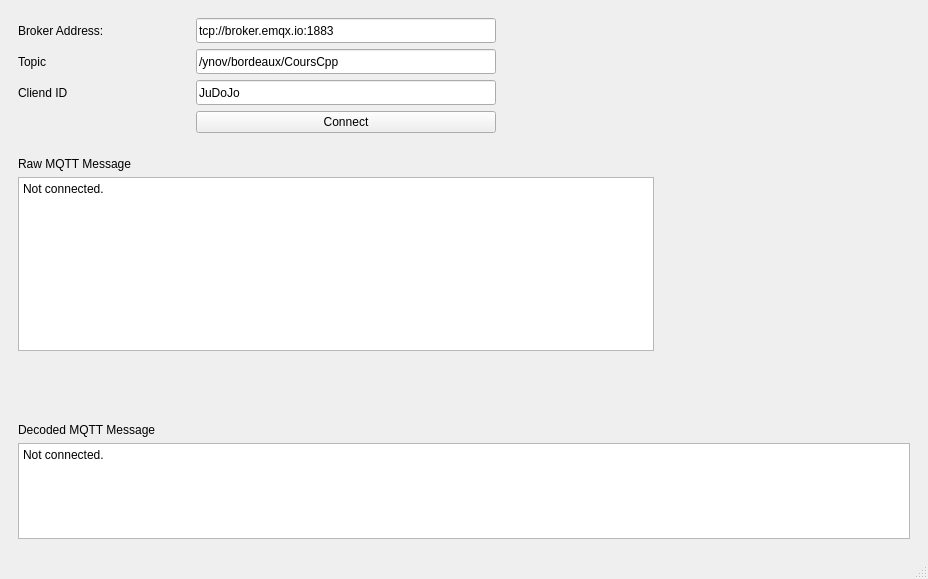
<?xml version="1.0" encoding="UTF-8"?>
<ui version="4.0">
 <class>BaseWindow</class>
 <widget class="QMainWindow" name="BaseWindow">
  <property name="geometry">
   <rect>
    <x>0</x>
    <y>0</y>
    <width>928</width>
    <height>579</height>
   </rect>
  </property>
  <property name="windowTitle">
   <string>Base</string>
  </property>
  <widget class="QWidget" name="centralwidget">
   <layout class="QGridLayout" name="gridLayout_3">
    <item row="0" column="0">
     <widget class="QWidget" name="widgetMqttSettings" native="true">
      <layout class="QGridLayout" name="gridLayout">
       <item row="2" column="2">
        <widget class="QLineEdit" name="lineEditClientId">
         <property name="minimumSize">
          <size>
           <width>300</width>
           <height>25</height>
          </size>
         </property>
         <property name="text">
          <string>JuDoJo</string>
         </property>
        </widget>
       </item>
       <item row="1" column="2">
        <widget class="QLineEdit" name="lineEditTopic">
         <property name="minimumSize">
          <size>
           <width>300</width>
           <height>25</height>
          </size>
         </property>
         <property name="text">
          <string>/ynov/bordeaux/CoursCpp</string>
         </property>
        </widget>
       </item>
       <item row="1" column="1">
        <spacer name="horizontalSpacerTopic">
         <property name="orientation">
          <enum>Qt::Horizontal</enum>
         </property>
         <property name="sizeHint" stdset="0">
          <size>
           <width>58</width>
           <height>20</height>
          </size>
         </property>
        </spacer>
       </item>
       <item row="1" column="0">
        <widget class="QLabel" name="labelTopic">
         <property name="text">
          <string>Topic</string>
         </property>
        </widget>
       </item>
       <item row="0" column="2">
        <widget class="QLineEdit" name="lineEditBroker">
         <property name="minimumSize">
          <size>
           <width>220</width>
           <height>25</height>
          </size>
         </property>
         <property name="text">
          <string>tcp://broker.emqx.io:1883</string>
         </property>
        </widget>
       </item>
       <item row="3" column="0" colspan="2">
        <spacer name="horizontalSpacer_2">
         <property name="orientation">
          <enum>Qt::Horizontal</enum>
         </property>
         <property name="sizeHint" stdset="0">
          <size>
           <width>40</width>
           <height>20</height>
          </size>
         </property>
        </spacer>
       </item>
       <item row="2" column="0">
        <widget class="QLabel" name="labelClientId">
         <property name="text">
          <string>Cliend ID</string>
         </property>
        </widget>
       </item>
       <item row="3" column="2">
        <widget class="QPushButton" name="pushButton_2">
         <property name="text">
          <string>Connect</string>
         </property>
        </widget>
       </item>
       <item row="0" column="1">
        <spacer name="horizontalSpacerBroker">
         <property name="orientation">
          <enum>Qt::Horizontal</enum>
         </property>
         <property name="sizeHint" stdset="0">
          <size>
           <width>77</width>
           <height>20</height>
          </size>
         </property>
        </spacer>
       </item>
       <item row="0" column="0">
        <widget class="QLabel" name="labelBroker">
         <property name="text">
          <string>Broker Address: </string>
         </property>
        </widget>
       </item>
       <item row="2" column="1">
        <spacer name="horizontalSpacerClientId">
         <property name="orientation">
          <enum>Qt::Horizontal</enum>
         </property>
         <property name="sizeHint" stdset="0">
          <size>
           <width>58</width>
           <height>20</height>
          </size>
         </property>
        </spacer>
       </item>
      </layout>
     </widget>
    </item>
    <item row="0" column="1">
     <spacer name="horizontalSpacer">
      <property name="orientation">
       <enum>Qt::Horizontal</enum>
      </property>
      <property name="sizeHint" stdset="0">
       <size>
        <width>40</width>
        <height>20</height>
       </size>
      </property>
     </spacer>
    </item>
    <item row="1" column="0" colspan="2">
     <widget class="QWidget" name="widget" native="true">
      <layout class="QGridLayout" name="gridLayout_2">
       <item row="2" column="0" rowspan="2">
        <widget class="QPlainTextEdit" name="plainTextEditRawMessage">
         <property name="minimumSize">
          <size>
           <width>400</width>
           <height>130</height>
          </size>
         </property>
         <property name="readOnly">
          <bool>true</bool>
         </property>
         <property name="plainText">
          <string>Not connected.
</string>
         </property>
        </widget>
       </item>
       <item row="3" column="1">
        <widget class="QLabel" name="labelImage">
         <property name="minimumSize">
          <size>
           <width>250</width>
           <height>168</height>
          </size>
         </property>
         <property name="text">
          <string/>
         </property>
         <property name="textFormat">
          <enum>Qt::PlainText</enum>
         </property>
         <property name="pixmap">
          <pixmap resource="resources.qrc">:/interface/image/resources/images/image.png</pixmap>
         </property>
         <property name="scaledContents">
          <bool>true</bool>
         </property>
         <property name="alignment">
          <set>Qt::AlignJustify|Qt::AlignVCenter</set>
         </property>
        </widget>
       </item>
       <item row="0" column="0" rowspan="2" colspan="2">
        <widget class="QLabel" name="label_caca">
         <property name="text">
          <string>Raw MQTT Message</string>
         </property>
        </widget>
       </item>
       <item row="4" column="0">
        <spacer name="verticalSpacer_2">
         <property name="orientation">
          <enum>Qt::Vertical</enum>
         </property>
         <property name="sizeHint" stdset="0">
          <size>
           <width>20</width>
           <height>162</height>
          </size>
         </property>
        </spacer>
       </item>
       <item row="6" column="0" colspan="2">
        <widget class="QPlainTextEdit" name="plainTextEditDecodedMessage">
         <property name="minimumSize">
          <size>
           <width>400</width>
           <height>0</height>
          </size>
         </property>
         <property name="readOnly">
          <bool>true</bool>
         </property>
         <property name="plainText">
          <string>Not connected.
</string>
         </property>
        </widget>
       </item>
       <item row="5" column="0">
        <widget class="QLabel" name="label">
         <property name="text">
          <string>Decoded MQTT Message</string>
         </property>
        </widget>
       </item>
      </layout>
     </widget>
    </item>
   </layout>
  </widget>
  <widget class="QMenuBar" name="menubar">
   <property name="geometry">
    <rect>
     <x>0</x>
     <y>0</y>
     <width>928</width>
     <height>22</height>
    </rect>
   </property>
  </widget>
  <widget class="QStatusBar" name="statusbar"/>
 </widget>
 <resources>
  <include location="resources.qrc"/>
 </resources>
 <connections>
  <connection>
   <sender>pushButton_2</sender>
   <signal>pressed()</signal>
   <receiver>BaseWindow</receiver>
   <slot>Connect()</slot>
   <hints>
    <hint type="sourcelabel">
     <x>478</x>
     <y>155</y>
    </hint>
    <hint type="destinationlabel">
     <x>732</x>
     <y>135</y>
    </hint>
   </hints>
  </connection>
 </connections>
 <slots>
  <signal>browseFileClicked()</signal>
  <slot>browseFile()</slot>
  <slot>Connect()</slot>
 </slots>
</ui>
